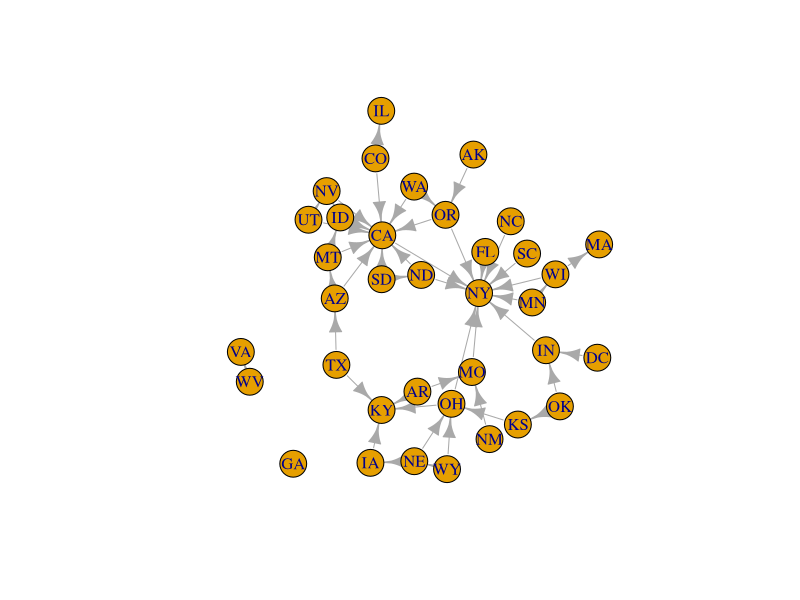

This figure's R source: (Note: this script raises an error after producing the figure.)
## ---- chunk 1
library(tidyverse)
library(tidygraph)
library(ggraph)
library(igraph)
## ---- chunk 2
edges_df <-read_csv("field-states-edges.csv")
nodes_df <-read_csv("field-states-nodes.csv")
## ---- chunk 3
g <- graph_from_data_frame(edges_df, directed = TRUE, vertices = nodes_df)
g <- g %>% as_tbl_graph()
g
## ---- chunk 4
plot(g)
## ---- chunk 5
centrality <- g %>% 
  mutate(c_authority = centrality_authority() %>% round(4),
         c_betweenness = centrality_betweenness() %>% round(4),
         c_closeness = centrality_closeness() %>% round(4),
         c_eigen = centrality_eigen() %>% round(4),
         c_hub = centrality_hub() %>% round(4),
         c_pagerank = centrality_pagerank() %>% round(4),
         c_communicability = centrality_communicability() %>% round(4)) %>% 
  as_data_frame(what = "vertices") 
centrality
## ---- chunk 6
ggraph(g, layout = "nicely") +
  geom_edge_fan(arrow = arrow(ends = "first")) +
  geom_node_point(aes(color = region), size = 10) +
  geom_node_text(aes(label = name)) +
  theme_graph()
## ---- chunk 7
groups <- g %>% 
  mutate(infomap = as.factor(group_infomap()),
         walktrap = as.factor(group_walktrap()),
         components = as.factor(group_components()),
         betweenness = as.factor(group_edge_betweenness()))

ggraph(groups, layout = "nicely") +
  geom_edge_fan() +
  geom_node_point(aes(color = components), size = 10) +
  geom_node_text(aes(label = name)) +
  theme_graph()
## ---- chunk 8
distances <- g %>% 
  mutate(is_ny = name == "NY",
         distance = node_distance_from(is_ny, mode = "in")) 

ggraph(distances, layout = "nicely") +
  geom_edge_fan(arrow = arrow(ends = "first")) +
  geom_node_point(aes(color = as.factor(distance)), size = 10) +
  geom_node_text(aes(label = name)) +
  theme_graph()
## ---- chunk 9
components <- g %>% to_components()

plot(components[[1]])
plot(components[[2]])
plot(components[[3]])
## ---- chunk 10
revere_edges <-read_csv("paul-revere-edges.csv")
revere_bip <- graph_from_data_frame(revere_edges)
## ---- chunk 11
V(revere_bip)$type <- bipartite_mapping(revere_bip)$type
table(V(revere_bip)$type)
bipartite_projection_size(revere_bip)
## ---- chunk 12
revere_org <- bipartite_projection(revere_bip, which = "true")
plot(revere_org)
